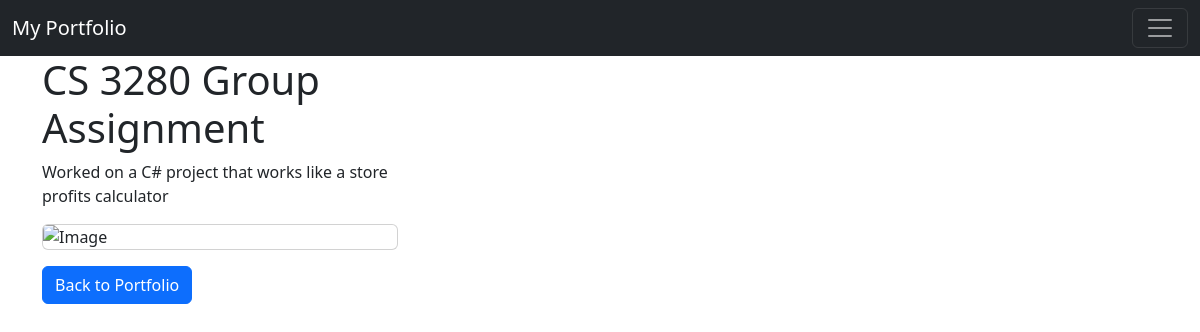
The page /portfolio/1/ on the database its author committed.
### PortfolioDatabase/models.py (models this page shows, shortened)
class Portfolio(models.Model):
    name = models.CharField(max_length=100)
    description = models.TextField()
    image = models.ImageField(upload_to='portfolio_images/', null=True, blank=True)

### PortfolioDatabase/views.py (the view)
# urls.py: path('portfolio/<int:portfolio_id>/', portfolio_detail, name='portfolio_detail'),
def portfolio_detail(request, portfolio_id):
    project = get_object_or_404(Portfolio, pk=portfolio_id)
    return render(request, 'PortfolioDatabase/portfolio_detail.html', {'project': project})

### PortfolioDatabase/templates/PortfolioDatabase/portfolio_detail.html (shortened to what this page needs)
{% extends 'PortfolioDatabase/base.html' %}
{% block content %}
        <div class = "row">
            <div class="col-md-4">
                <h1>{{ project.name }}</h1>
                <p>{{ project.description }}</p>
                <img class="card" height="150px" src="{{ portfolio.image.url }}" alt="{{ portfolio.name }} Image">
                <a class="btn btn-primary mt-3" href="{% url 'portfolio' %}">Back to Portfolio</a>
            </div>
        </div>
{% endblock %}

### rows shown on the page
Portfolio: name "CS 3280 Group Assignment", description "Worked on a C# project that works like a store profits calculator"
